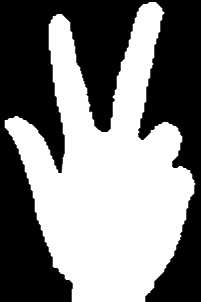
#> input picture Resources/double-click.png, 201 x 302 px, given in place of the camera
$ python GestureControl.py
#> lines starting #> are read from the running program, lines starting #| are printed output that depends on the picture; after the words box and inside, x2 and y2 are one past the last pixel; in counts of white or black regions, pixels touching at a corner belong together
import cv2
import numpy as np
import math
import time

# [41 lines left out: functions drawCenterOfMass, calculateFingers, not called in this run]

def beginGestureRecognition():
    """ Perform Gesture Recognition """
    # Open Camera
    camera = cv2.VideoCapture(0)

    winWidth = 426
    winHeight = 240

    # OPENCV's DEFAULT FPS CHECKING METHOD ONLY WORKS ON VIDEO FILES - NOT LIVE FEED
    # Checking FPS
    fps = 15

    startTime = time.time()

    for _ in range(fps):
        _, _ = camera.read()
#> this loop made 15 passes
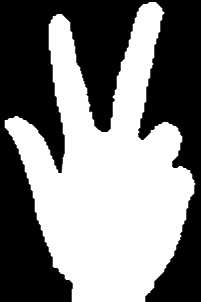
#> input picture Resources/double-click.png, 201 x 302 px, given in place of the camera

    endTime = time.time()
    timeElapsed = endTime - startTime
    fps = fps / timeElapsed

    print("~FPS: ", int(fps))

    # HAVEN'T CODED IN FPS CONTROL YET. THE ABOVE CODE JUST IDENTIFIES THE CAMERA FPS.
    # GOAL IS TO KEEP IT UNDER 30FPS FOR PERFORMANCE EFFICIENCY.

    while camera.isOpened():
        # Camera setup
        ret, frame = camera.read()
#> frame is the input picture: shape (302, 201, 3); mean B, G, R 126.6, 126.6, 126.6
        frame = cv2.bilateralFilter(frame, 5, 50, 100)  # Smoothing
        frame = cv2.flip(frame, 1)  # Horizontal Flip
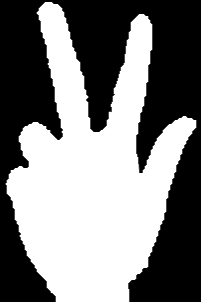
#> frame: shape (302, 201, 3); mean B, G, R 126.6, 126.6, 126.6
        cv2.namedWindow('Input', cv2.WINDOW_NORMAL)
        frame = cv2.resize(frame, (winWidth, winHeight))
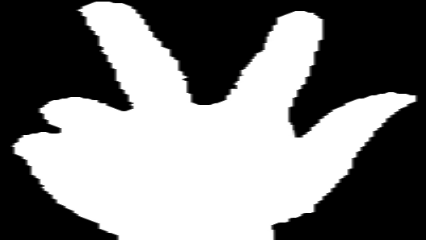
#> frame: shape (240, 426, 3); mean B, G, R 126.6, 126.6, 126.6
        cv2.moveWindow('Input', winWidth + 15, 0)
        cv2.imshow('Input', frame)

        # Background Removal
        bgModel = cv2.createBackgroundSubtractorMOG2(0, 50)
        fgMask = bgModel.apply(frame)
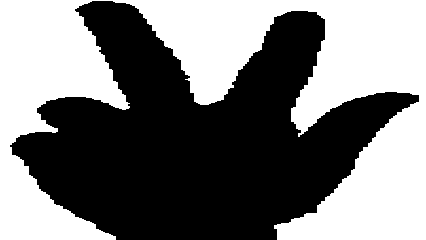
#> fgMask: shape (240, 426); values 127 (black) and 255 (white), 48% white; 1 white region, box (x1, y1, x2, y2) and area: (0, 0, 426, 240) 49097
        kernel = np.ones((3, 3), np.uint8)
        fgMask = cv2.erode(fgMask, kernel, iterations=1)
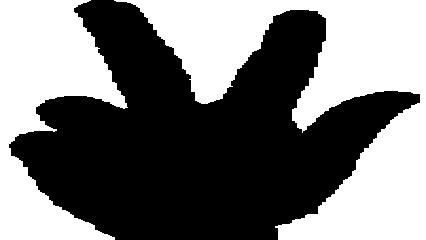
#> fgMask: shape (240, 426); values 127 (black) and 255 (white), 46.4% white; 2 white regions, box (x1, y1, x2, y2) and area: (114, 0, 426, 240) 31142, (0, 0, 128, 240) 16264
        img = cv2.bitwise_and(frame, frame, mask=fgMask)

        # Skin detection and thresholding
        hsv = cv2.cvtColor(img, cv2.COLOR_BGR2HSV)
#> hsv: shape (240, 426, 3); mean H, S, V 0, 0, 126.6
        lower = np.array([0, 48, 80], dtype="uint8")
        upper = np.array([20, 255, 255], dtype="uint8")
        skinMask = cv2.inRange(hsv, lower, upper)
#> skinMask: shape (240, 426); every value is 0
        cv2.namedWindow('Threshold', cv2.WINDOW_NORMAL)
        cv2.moveWindow('Threshold', winWidth * 2 + 15, 0)
        skinMask = cv2.resize(skinMask, (winWidth, winHeight))
        cv2.imshow('Threshold', skinMask)


        # Contouring and Convex Hull
        contours, _ = cv2.findContours(skinMask, cv2.RETR_TREE, cv2.CHAIN_APPROX_SIMPLE)
#> contours = []
        length = len(contours)
#> length = 0
        maxArea = -1

        if length > 0:
            for i in range(length):
                cnt = contours[i]
                area = cv2.contourArea(cnt)

                if area > maxArea:
                    maxArea = area
                    ci = i
                    result = contours[ci]

            hull = cv2.convexHull(result)
            drawing = np.zeros(img.shape, np.uint8)

            cv2.drawContours(drawing, [result], 0, (0, 255, 0), 2)
            cv2.drawContours(drawing, [hull], 0, (0, 0, 255), 3)

            # Calculating Fingers visible
            visibleFingers = calculateFingers(result, drawing, contours)

            try:
                gestureText = gestures[visibleFingers]
            except:
                gestureText = ""

            cv2.putText(drawing, gestureText, (int(winWidth * 0.5), winHeight - 15), cv2.FONT_HERSHEY_SIMPLEX, 1, (255, 255, 255), 2, cv2.LINE_AA)

            cv2.namedWindow('Output', cv2.WINDOW_NORMAL)
            cv2.moveWindow('Output', winWidth * 3 + 15, 0)
            drawing = cv2.resize(drawing, (winWidth, winHeight))
            cv2.imshow('Output', drawing)

        if cv2.waitKey(10) == 27:  # press ESC to exit
#> (key Esc is pressed here)
            break


gestures = {
    0 : "Move Mouse",
    1 : "Drag",
    2 : "Double Click",
}

if __name__ == '__main__':
    beginGestureRecognition()

$ run again, on Resources/drag.png
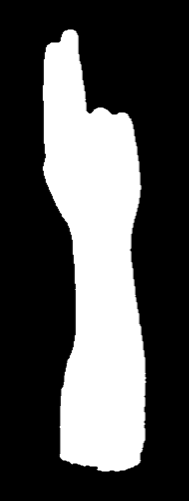
#> input picture Resources/drag.png, 189 x 501 px, given in place of the camera
#> the loop in beginGestureRecognition, `for _ in range(fps):` made 15 passes
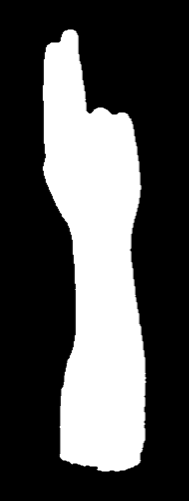
#> input picture Resources/drag.png, 189 x 501 px, given in place of the camera
#> in beginGestureRecognition, frame is the input picture: shape (501, 189, 3); min 0, max 255, mean 81.2
#> in beginGestureRecognition, `frame = cv2.resize(frame, (winWidth, winHeight))`:
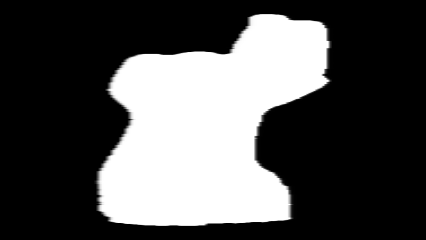
#> frame: shape (240, 426, 3); min 0, max 255, mean 81.2
#> in beginGestureRecognition, `fgMask = cv2.erode(fgMask, kernel, iterations=1)`:
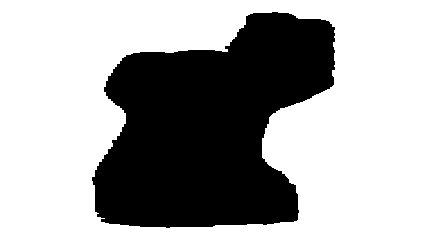
#> fgMask: shape (240, 426); values 127 (black) and 255 (white), 65% white; 1 black region, box (x1, y1, x2, y2) and area: (92, 12, 335, 228) 35787
#> hsv: shape (240, 426, 3); mean H, S, V 0, 0, 81.2
#> skinMask: shape (240, 426); every value is 0
#> contours = []
#> length = 0

$ run again, on Resources/handpoint.png
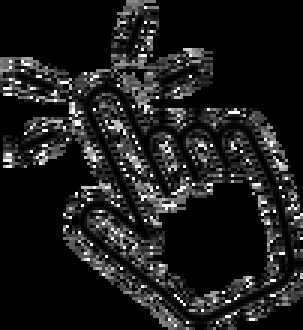
#> input picture Resources/handpoint.png, 101 x 110 px, given in place of the camera (shown 3 times larger)
#> the loop in beginGestureRecognition, `for _ in range(fps):` made 15 passes
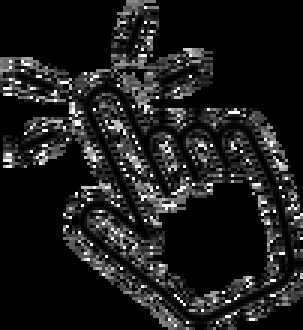
#> input picture Resources/handpoint.png, 101 x 110 px, given in place of the camera (shown 3 times larger)
#> in beginGestureRecognition, frame is the input picture: shape (110, 101, 3); min 0, max 255, mean 29
#> in beginGestureRecognition, `frame = cv2.resize(frame, (winWidth, winHeight))`:
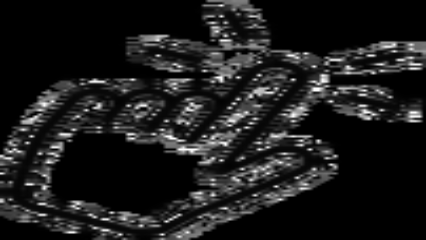
#> frame: shape (240, 426, 3); min 0, max 254, mean 28.6
#> in beginGestureRecognition, `fgMask = cv2.erode(fgMask, kernel, iterations=1)`:
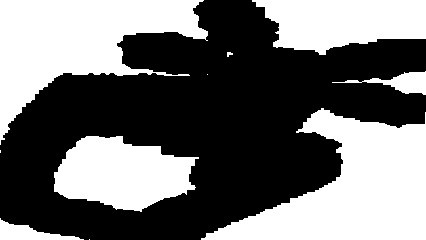
#> fgMask: shape (240, 426); values 127 (black) and 255 (white), 44.3% white; 10 white regions (3 under 20 px), largest, box (x1, y1, x2, y2) and area: (201, 108, 426, 240) 15356, (0, 0, 208, 145) 13767, (54, 136, 199, 212) 7536
#> hsv: shape (240, 426, 3); mean H, S, V 0, 0, 28.6
#> skinMask: shape (240, 426); every value is 0
#> contours = []
#> length = 0
